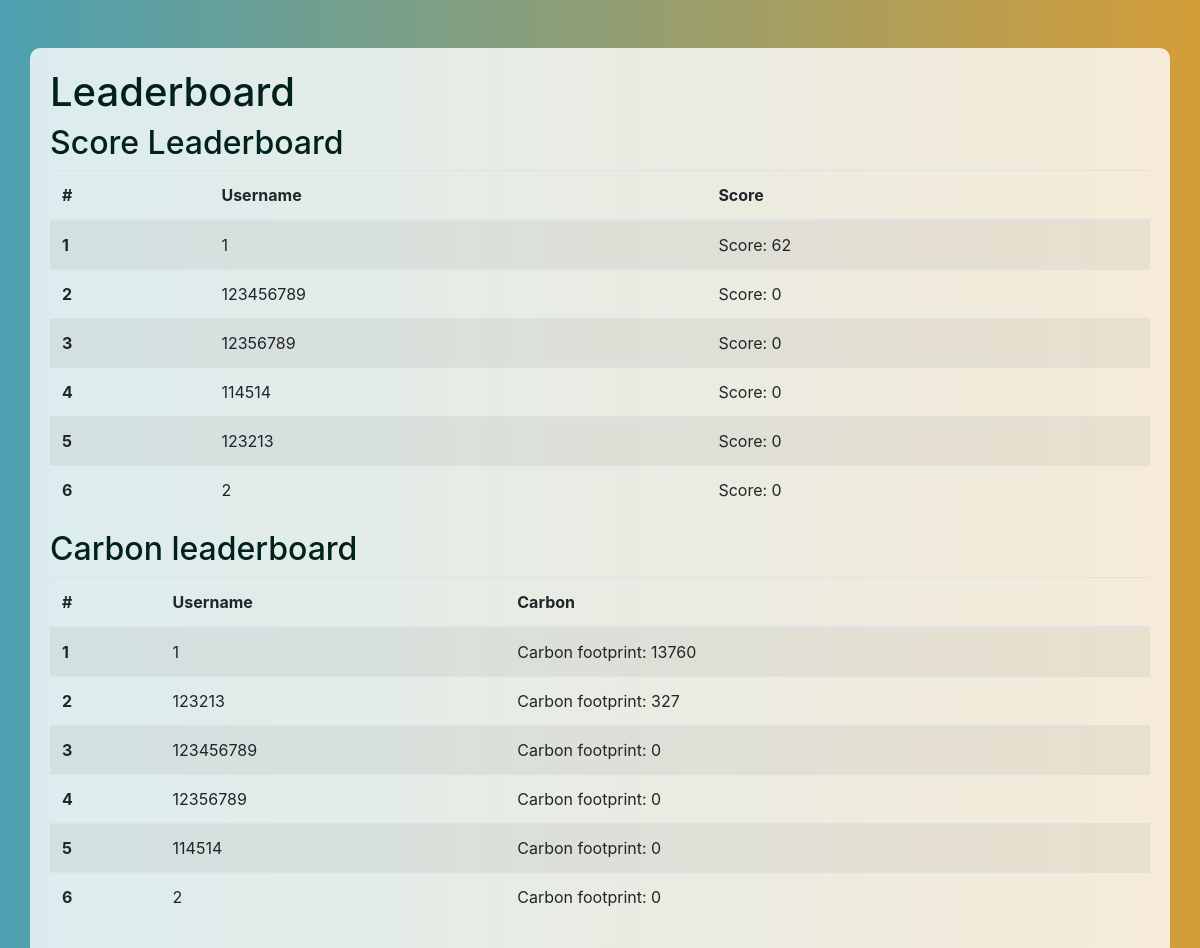
Page /leaderboard/ on the committed database.
### usersinformation/models.py (models this page shows, shortened)
class PlayerProfile(models.Model):
    avatar = models.ImageField(upload_to='avatars/', null=True, blank=True)
    nickname = models.CharField(max_length=255, blank=True)
    email = models.EmailField(blank=True)
    score = models.IntegerField(default=0)
    achievement_count = models.IntegerField(default=0)
    achievements = models.ManyToManyField(Achievement, blank=True, related_name='user')  # 添加多对多关系
    displayed_achievements = models.ManyToManyField(Achievement, related_name='displayed_by_users', blank=True)
    bio = models.TextField(blank=True)
    login_days = models.IntegerField(default=0)
    carbon = models.IntegerField(default=0)
    last_game_start = models.DateTimeField(null=True, blank=True)
    verified_locations_count = models.IntegerField(default=0)
    completed_series = models.ManyToManyField(Series, related_name='completed_by', blank=True)

### leaderboard/views.py (the view)
# urls.py: path('', views.user_leaderboard, name='user_leaderboard')
def user_leaderboard(request):
    score_leaderboard = PlayerProfile.objects.order_by('-score')[:10]  # Get the top 10
    carbon_leaderboard = PlayerProfile.objects.order_by('-carbon')[:10]  # Get the top 10
    context = {
        'score_leaderboard': score_leaderboard,
        'carbon_leaderboard': carbon_leaderboard,
    }
    return render(request, 'user_leaderboard.html', context)

### leaderboard/templates/user_leaderboard.html (shortened to what this page needs)
<!DOCTYPE html>
<html lang="en">
<head>
    <link rel="stylesheet" href="https://stackpath.bootstrapcdn.com/bootstrap/4.5.2/css/bootstrap.min.css">
</head>
<body>
    <div class="container mt-5">
        <h1>Leaderboard</h1>
        <h2>Score Leaderboard</h2>
        <table class="table table-striped">
            <thead>
                <tr>
                    <th scope="col">#</th>
                    <th scope="col">Username</th>
                    <th scope="col">Score</th>
                </tr>
            </thead>
            <tbody>
                {% for player in score_leaderboard %}
                <tr>
                    <th scope="row">{{ forloop.counter }}</th>
                    <td>{{ player.nickname }}</td>
                    <td>Score: {{ player.score }}</td>
                </tr>
                {% endfor %}
            </tbody>
        </table>
        <h2>Carbon leaderboard</h2>
        <table class="table table-striped">
            <thead>
                <tr>
                    <th scope="col">#</th>
                    <th scope="col">Username</th>
                    <th scope="col">Carbon</th>
                </tr>
            </thead>
            <tbody>
                {% for player in carbon_leaderboard %}
                <tr>
                    <th scope="row">{{ forloop.counter }}</th>
                    <td>{{ player.nickname }}</td>
                    <td>Carbon footprint: {{ player.carbon }}</td>
                </tr>
                {% endfor %}
            </tbody>
        </table>
    </div>
</body>
</html>

### leaderboard/templates/user_leaderboard.html (style rules this page uses)
body { background: linear-gradient(to right, #4DA0B0, #D39D38); color: #fff; }
h1, h2 { color: #00221b; }
.container { background-color: rgba(255, 255, 255, 0.8); border-radius: 10px; padding: 20px; margin-top: 20px; }
table { background-color: transparent; }

### rows in the picture
PlayerProfile: nickname "1", score "62", carbon "13760"
PlayerProfile: nickname "123456789", score "0", carbon "0"
PlayerProfile: nickname "12356789", score "0", carbon "0"
PlayerProfile: nickname "114514", score "0", carbon "0"
PlayerProfile: nickname "123213", score "0", carbon "327"
PlayerProfile: nickname "2", score "0", carbon "0"
